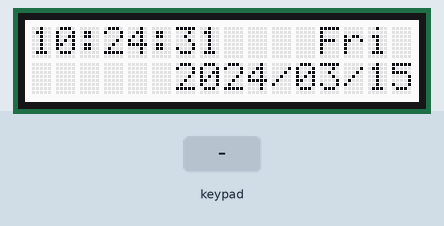
A sketch run on a simulated Arduino Uno, built with avr-gcc and run on an emulated ATmega328P. Shown: 16×2 character LCD. Inputs (shaded band) come from the test bench. The local clock reads 2024-03-15 10:24:30 at power-on unless the sketch sets it; what the sketch prints to the serial monitor is not drawn.

Above: at 1.7 s.
1.8 s: key 'U' pressed
At 2.8 s:
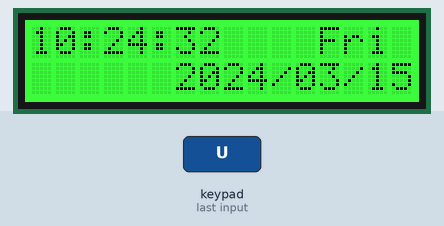
4.8 s: key 'L' pressed
At 5.4 s:
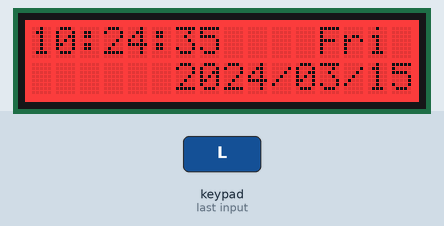
7.8 s: key 'R' pressed
At 8.7 s:
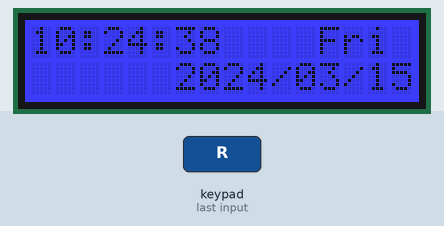
10.8 s: key 'S' pressed
At 11.8 s:
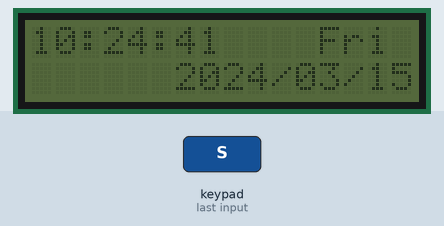
Timing chart, 0 to 13.8 s (numbered marks = the images above; inputs shaded):
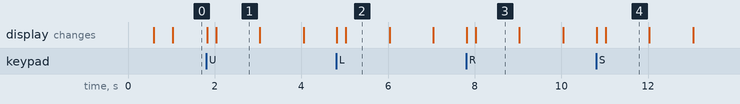

Measured:
- after the input at 1.8 s, the display: first changes at once (image 1 shows a later state)
- after the input at 4.8 s, the display: first changes at once (image 2 shows a later state)
- after the input at 7.8 s, the display: first changes at once (image 3 shows a later state)
- after the input at 10.8 s, the display: first changes at once (image 4 shows a later state)
- what the display in image 1 shows lasts 1.0 s, from 2.0 s to 3.0 s

The sketch:

LCDclock-i2c-rgb-2.ino
```cpp
// RTClib - Version: 1.2.0


/*********************

  code for the Adafruit RGB Character LCD Shield and Library

  This code displays time on the shield, and also reads the buttons on the keypad.
  When a button is pressed, the backlight changes color.

**********************/

// include the library code:
#include <Wire.h>
#include <Adafruit_RGBLCDShield.h>
#include <utility/Adafruit_MCP23017.h>
#include <RTClib.h> // RTC module commands

// The shield uses the I2C SCL and SDA pins. On classic Arduinos
// this is Analog 4 and 5 so you can't use those for analogRead() anymore
// However, you can connect other I2C sensors to the I2C bus and share
// the I2C bus.
Adafruit_RGBLCDShield lcd = Adafruit_RGBLCDShield();

// These #defines make it easy to set the backlight color
#define OFF 0x0
#define RED 0x1
#define GREEN 0x2
#define YELLOW 0x3
#define BLUE 0x4
#define VIOLET 0x5
#define TEAL 0x6
#define WHITE 0x7

RTC_DS3231 rtc;

void setup() {
  // Debugging output
  Serial.begin(9600);
  // set up the LCD's number of columns and rows:
  lcd.begin(16, 2);
  delay(500); // wait for console opening
  if (! rtc.begin()) {
    Serial.println("Couldn't find RTC");
  }
  lcd.setBacklight(OFF);
  if (rtc.lostPower()) {
    Serial.println("RTC lost power, lets set the time!");
    // following line sets the RTC to the date & time this sketch was compiled
    rtc.adjust(DateTime(F(__DATE__), F(__TIME__)));
  }

  // Print a message to the LCD. We track how long it takes since
  // this library has been optimized a bit and we're proud of it :)
  int time = millis();
  Serial.print("starting ...");
  time = millis() - time;
  Serial.print(" Took "); Serial.print(time); Serial.println(" ms");
  lcd.setBacklight(WHITE);

  /*the following is used to calabrate the clock
    remeber* final compile and upload of correct time will be needed to fix the time when testing is done.
    or it will keep restting the to its last saved time.
    to make sure the time is recieved only from the RTC, comment out the adjusting code, and reupload,
    once the clock is set, and a battery is installed, you should not need to do this again.
    you will even have the ability to adjust the code once the RTC is set*/

  // This line sets the RTC with an explicit date & time, for example to set
  // Feb 21, 2018 at 21:07:00 you would call: " rtc.adjust(DateTime(2018, 02, 21, 21, 07, 00)); "
  // rtc.adjust(DateTime(2018, 02, 22, 00, 9, 45));  // rtc.adjust(DateTime(YYYY, M, D, HH, M, S));"
}


uint8_t i = 0;
void loop() {
  DateTime now = rtc.now();
  //set backlight based on time of day
/*  if (now.hour() <= 6 || now.hour() >= 19 ) {
    lcd.setBacklight(GREEN);
  }
  else {
    lcd.setBacklight(OFF);
  }
*/
  //display time on first row
  lcd.setCursor(0, 0);
  if (now.hour() < 10) { //add '0' padding to time's with a single dig.
    lcd.print('0');
  };
  lcd.print(now.hour());
  lcd.print(':');
  if (now.minute() < 10) {
    lcd.print('0');
  };
  lcd.print(now.minute(), DEC);
  lcd.print(':');
  if (now.second() < 10) {
    lcd.print('0');
  };
  lcd.print(now.second());

  // add the day of the week after the time
  lcd.print("    ");
  static const char daysOfTheWeek[7][4] = {"Sun", "Mon", "Tue", "Wed", "Thu", "Fri", "Sat"};
  lcd.print(daysOfTheWeek[now.dayOfTheWeek()]);

  // set position and display daate in ISO format. YYYY/MM/DD
  lcd.setCursor(6, 1); //(2, 1)= going to the second position on next line of the display...2 over, 1 down
  lcd.print(now.year(), DEC);
  lcd.print('/');
  if (now.month() < 10) {
    lcd.print('0');
  }
  lcd.print(now.month(), DEC);
  lcd.print('/');
  if (now.day() < 10) {
    lcd.print('0');
  }
  lcd.print(now.day(), DEC);


  uint8_t buttons = lcd.readButtons();
  if (buttons) {
//    lcd.clear();
    lcd.setCursor(0, 0);
    if (buttons & BUTTON_SELECT) {
//      lcd.clear();
      lcd.setBacklight(OFF);
    }
    if (buttons & BUTTON_DOWN) {
// /     lcd.clear();
      lcd.setBacklight(WHITE);
    }
    if (buttons & BUTTON_LEFT) {
// /     lcd.clear();
      lcd.setBacklight(RED);
    }
    if (buttons & BUTTON_UP) {
///      lcd.clear();
      lcd.setBacklight(GREEN);
    }
    if (buttons & BUTTON_RIGHT) {
///      lcd.clear();
      lcd.setBacklight(BLUE);
    }
     if (buttons & BUTTON_LEFT && buttons & BUTTON_UP) {
//  /    lcd.clear();
      lcd.setBacklight(YELLOW);
    }
    if (buttons & BUTTON_LEFT && buttons & BUTTON_RIGHT) {
///      lcd.clear();
      lcd.setBacklight(VIOLET);
    }
     if (buttons & BUTTON_RIGHT && buttons & BUTTON_UP) {
///    lcd.clear();
      lcd.setBacklight(TEAL);
    }


    delay(200);
  }
}
```
